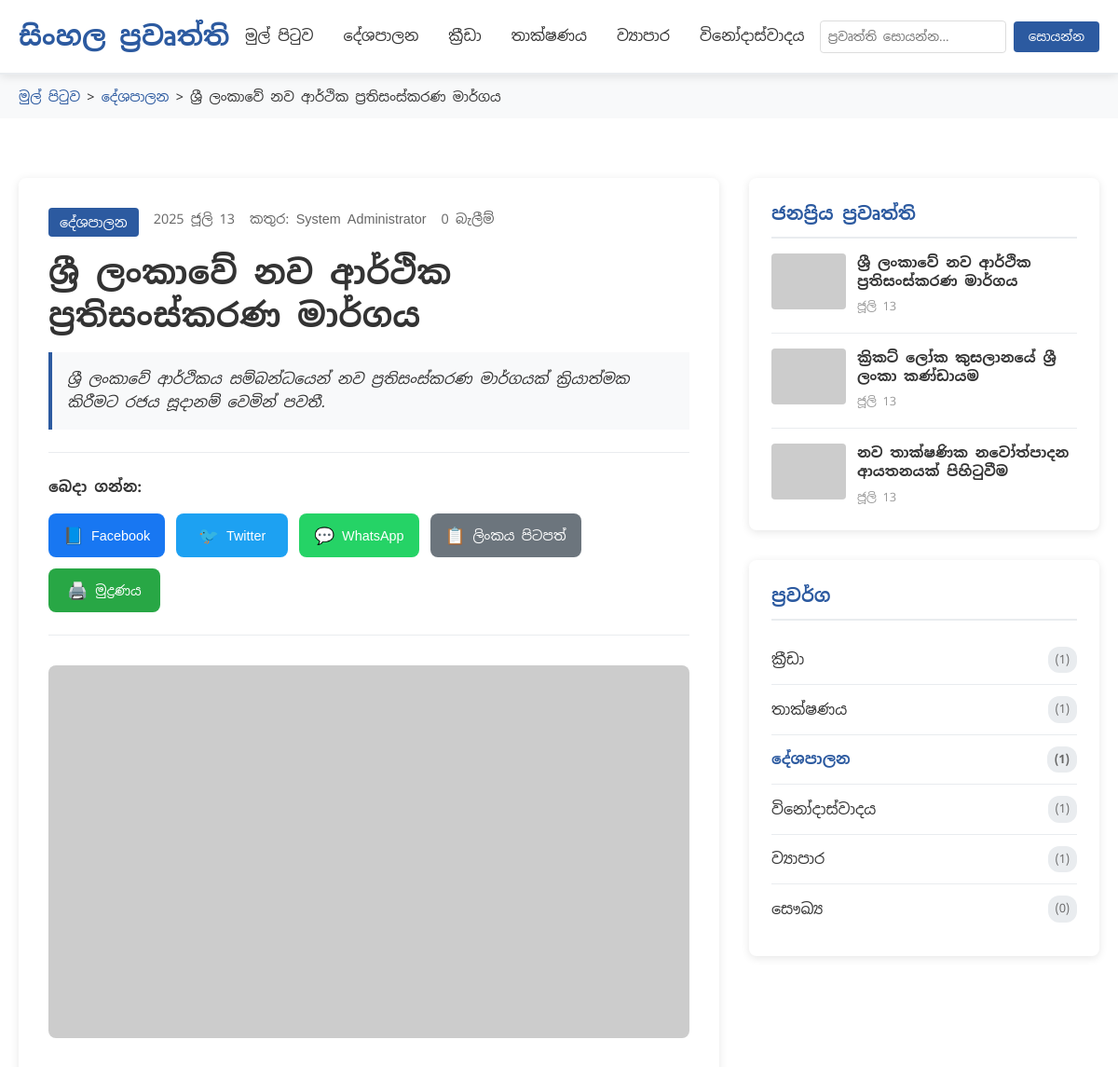
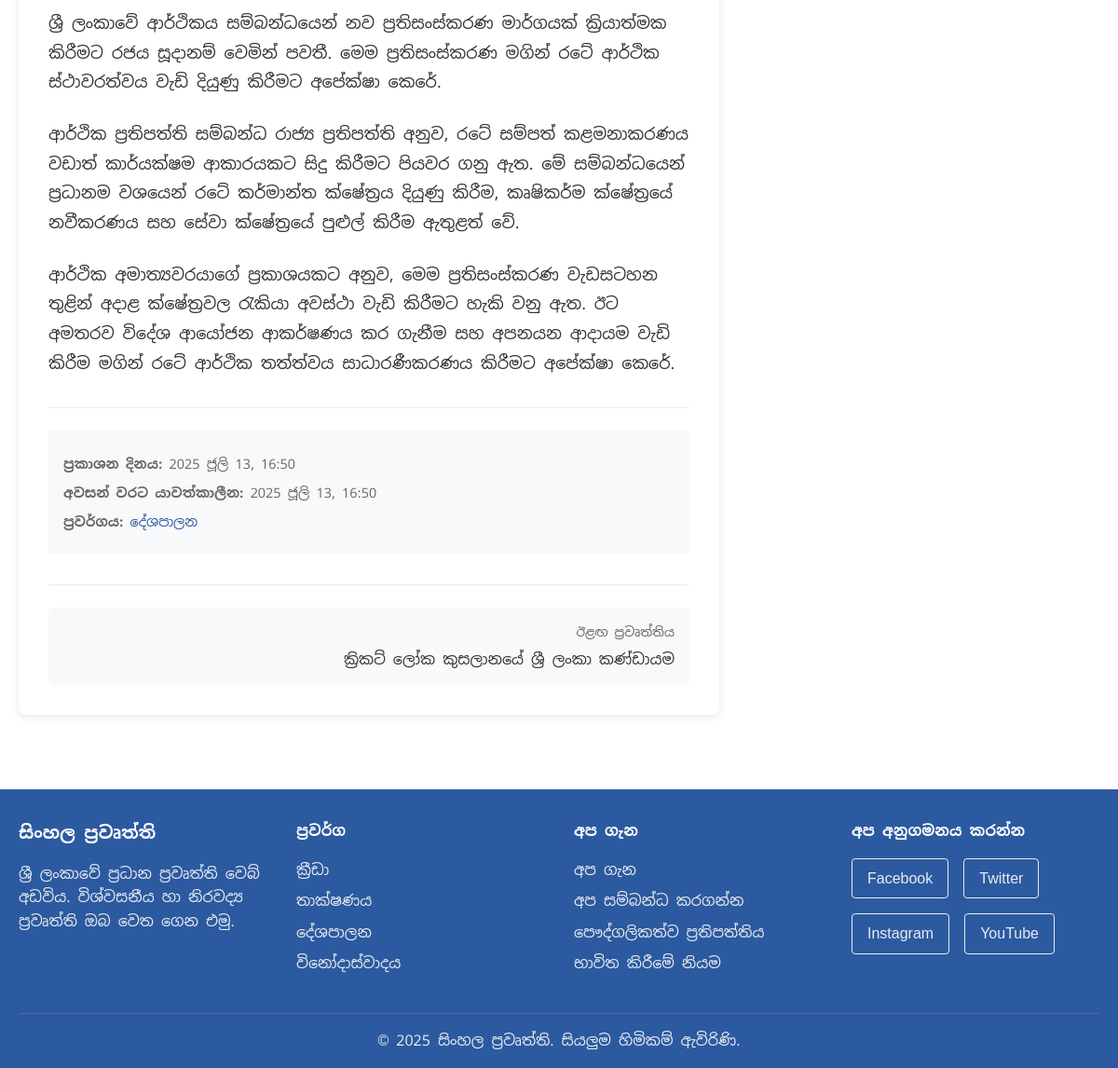
Page /article_db.php?id=1 on the committed database (2 pictures, top to bottom).
### tables this page shows
CREATE TABLE articles (
    id INT AUTO_INCREMENT PRIMARY KEY,
    title VARCHAR(255) NOT NULL,
    slug VARCHAR(255) UNIQUE NOT NULL,
    summary TEXT,
    content LONGTEXT NOT NULL,
    category_id INT,
    author_id INT,
    image_url VARCHAR(500),
    status ENUM('draft', 'published', 'archived') DEFAULT 'draft',
    featured BOOLEAN DEFAULT FALSE,
    views INT DEFAULT 0,
    created_at TIMESTAMP DEFAULT CURRENT_TIMESTAMP,
    updated_at TIMESTAMP DEFAULT CURRENT_TIMESTAMP ON UPDATE CURRENT_TIMESTAMP,
    published_at TIMESTAMP NULL,
    FOREIGN KEY (category_id) REFERENCES categories(id) ON DELETE SET NULL,
    FOREIGN KEY (author_id) REFERENCES users(id) ON DELETE SET NULL,
    INDEX idx_status (status),
    INDEX idx_category (category_id),
    INDEX idx_featured (featured),
    INDEX idx_published_at (published_at),
    FULLTEXT(title, summary, content)
);

CREATE TABLE categories (
    id INT AUTO_INCREMENT PRIMARY KEY,
    name VARCHAR(100) NOT NULL,
    name_sinhala VARCHAR(100) NOT NULL,
    slug VARCHAR(100) UNIQUE NOT NULL,
    description TEXT,
    article_count INT DEFAULT 0,
    created_at TIMESTAMP DEFAULT CURRENT_TIMESTAMP,
    updated_at TIMESTAMP DEFAULT CURRENT_TIMESTAMP ON UPDATE CURRENT_TIMESTAMP
);

CREATE TABLE users (
    id INT AUTO_INCREMENT PRIMARY KEY,
    username VARCHAR(50) UNIQUE NOT NULL,
    email VARCHAR(100) UNIQUE NOT NULL,
    password_hash VARCHAR(255) NOT NULL,
    full_name VARCHAR(100),
    role ENUM('admin', 'editor', 'author') DEFAULT 'author',
    status ENUM('active', 'inactive') DEFAULT 'active',
    created_at TIMESTAMP DEFAULT CURRENT_TIMESTAMP,
    updated_at TIMESTAMP DEFAULT CURRENT_TIMESTAMP ON UPDATE CURRENT_TIMESTAMP
);

### includes/Database.php (called while the page is built, shortened)
<?php
class Database {
    private $connection;
    private $host;
    private $username;
    private $password;
    private $database;
    public function __construct() {
        $this->host = DB_HOST;
        $this->username = DB_USERNAME;
        $this->password = DB_PASSWORD;
        $this->database = DB_NAME;
    }
    private function connect() {
        try {
            $this->connection = new mysqli($this->host, $this->username, $this->password, $this->database);
            $this->connection->set_charset(DB_CHARSET);
        } catch (Exception $e) {
            error_log("Database connection error: " . $e->getMessage());
            throw $e;
        }
    }
    private function execute($query, $params = []) {
        $stmt = $this->connection->prepare($query);
        if (!empty($params)) {
            $types = '';
            foreach ($params as $param) {
                if (is_int($param)) {
                    $types .= 'i';
                } elseif (is_float($param)) {
                    $types .= 'd';
                } else {
                    $types .= 's';
                }
            }
            $stmt->bind_param($types, ...$params);
        }
        if (!$stmt->execute()) {
            throw new Exception("Execute failed: " . $stmt->error);
        }
        return $stmt;
    }
    public function getArticle($id) {
        $query = "SELECT a.*, c.name_sinhala as category_name, c.slug as category_slug, u.full_name as author_name
                  FROM articles a
                  LEFT JOIN categories c ON a.category_id = c.id
                  LEFT JOIN users u ON a.author_id = u.id
                  WHERE a.id = ?";
        $stmt = $this->execute($query, [$id]);
        $result = $stmt->get_result();
        return $result->fetch_assoc();
    }
    public function getPopularArticles($limit = 5) {
        $query = "SELECT a.*, c.name_sinhala as category_name
                  FROM articles a
                  LEFT JOIN categories c ON a.category_id = c.id
                  WHERE a.status = 'published'
                  ORDER BY a.views DESC, a.published_at DESC
                  LIMIT ?";
        $stmt = $this->execute($query, [$limit]);
        $result = $stmt->get_result();
        return $result->fetch_all(MYSQLI_ASSOC);
    }
    public function getCategories() {
        $query = "SELECT * FROM categories ORDER BY name_sinhala";
        $stmt = $this->execute($query);
        $result = $stmt->get_result();
        return $result->fetch_all(MYSQLI_ASSOC);
    }
    public function getAdjacentArticle($current_id, $direction = 'prev') {
        if ($direction === 'prev') {
            $query = "SELECT id, title FROM articles WHERE id < ? AND status = 'published' ORDER BY id DESC LIMIT 1";
        } else {
            $query = "SELECT id, title FROM articles WHERE id > ? AND status = 'published' ORDER BY id ASC LIMIT 1";
        }
        $stmt = $this->execute($query, [$current_id]);
        $result = $stmt->get_result();
        return $result->fetch_assoc();
    }
}
?>

### includes/config.php (called while the page is built, shortened)
<?php
require_once __DIR__ . '/Database.php';
function format_date($date, $format = 'Y-m-d H:i:s') {
    $datetime = new DateTime($date);
    return $datetime->format($format);
}
?>

### article_db.php (the view, shortened to what this page needs)
<?php
require_once 'includes/config.php';
$article_id = (int)($_GET['id'] ?? 0);
try {
    $db = new Database();
    $article = $db->getArticle($article_id);
    $db->incrementViews($article_id);
    $popular_articles = $db->getPopularArticles(3);
    $categories = $db->getCategories();
} catch (Exception $e) {
    error_log("Article page error: " . $e->getMessage());
    redirect('index_db.php');
}
?>
<!DOCTYPE html>
<html lang="si">
<head>
    <link rel="stylesheet" href="assets/css/style.css">
</head>
<body>
    <header class="header">
        <div class="container">
            <div class="header-content">
                <div class="logo">
                    <h1><a href="index_db.php" style="text-decoration: none; color: inherit;"><?= SITE_TITLE ?></a></h1>
                </div>
                <nav class="nav">
                    <ul class="nav-list">
                        <li><a href="index_db.php">මුල් පිටුව</a></li>
                        <li><a href="category_db.php?cat=politics">දේශපාලන</a></li>
                        <li><a href="category_db.php?cat=sports">ක්‍රීඩා</a></li>
                        <li><a href="category_db.php?cat=technology">තාක්ෂණය</a></li>
                        <li><a href="category_db.php?cat=business">ව්‍යාපාර</a></li>
                        <li><a href="category_db.php?cat=entertainment">විනෝදාස්වාදය</a></li>
                    </ul>
                </nav>
                <div class="search-box">
                    <form action="search_db.php" method="GET">
                        <input type="text" name="q" id="searchInput" placeholder="ප්‍රවෘත්ති සොයන්න..." required>
                        <button type="submit" id="searchBtn">සොයන්න</button>
                    </form>
                </div>
            </div>
        </div>
    </header>
    <nav class="breadcrumb">
        <div class="container">
            <a href="index_db.php">මුල් පිටුව</a> &gt;
            <a href="category_db.php?cat=<?= htmlspecialchars($article['category_slug']) ?>"><?= htmlspecialchars($article['category_name']) ?></a> &gt;
            <span><?= htmlspecialchars($article['title']) ?></span>
        </div>
    </nav>
    <main class="main">
        <div class="container">
            <div class="article-layout">
                <article class="article-content">
                    <header class="article-header">
                        <div class="article-meta">
                            <span class="category"><?= htmlspecialchars($article['category_name']) ?></span>
                            <span class="date"><?= format_date($article['published_at'], 'Y ජූලි d') ?></span>
                            <span class="author">කතුර: <?= htmlspecialchars($article['author_name']) ?></span>
                            <span class="views"><?= $article['views'] ?> බැලීම්</span>
                        </div>
                        <h1 class="article-title"><?= htmlspecialchars($article['title']) ?></h1>
                        <?php if (!empty($article['summary'])): ?>
                            <div class="article-summary">
                                <p><?= htmlspecialchars($article['summary']) ?></p>
                            </div>
                        <?php endif; ?>
                        <div class="article-share">
                            <span>බෙදා ගන්න:</span>
                            <div class="social-share-buttons">
                                <button onclick="shareToFacebook('<?= addslashes($article['title']) ?>', window.location.href)" class="social-share-btn facebook">
                                    <span class="share-icon">📘</span>
                                    Facebook
                                </button>
                                <button onclick="shareToTwitter('<?= addslashes($article['title']) ?>', window.location.href)" class="social-share-btn twitter">
                                    <span class="share-icon">🐦</span>
                                    Twitter
                                </button>
                                <button onclick="shareToWhatsApp('<?= addslashes($article['title']) ?>', window.location.href)" class="social-share-btn whatsapp">
                                    <span class="share-icon">💬</span>
                                    WhatsApp
                                </button>
                                <button onclick="copyToClipboard(window.location.href)" class="social-share-btn copy">
                                    <span class="share-icon">📋</span>
                                    ලිංකය පිටපත්
                                </button>
                                <button onclick="window.print()" class="social-share-btn print">
                                    <span class="share-icon">🖨️</span>
                                    මුද්‍රණය
                                </button>
                            </div>
                        </div>
                    </header>
                    <?php if (!empty($article['image_url'])): ?>
                        <div class="article-image">
                            <img src="<?= htmlspecialchars($article['image_url']) ?>" alt="<?= htmlspecialchars($article['title']) ?>">
                        </div>
                    <?php endif; ?>
                    <div class="article-body">
                        <?php
                        $content = htmlspecialchars($article['content']);
                        $paragraphs = explode("\n\n", $content);
                        foreach ($paragraphs as $paragraph) {
                            if (trim($paragraph)) {
                                echo '<p>' . nl2br(trim($paragraph)) . '</p>';
                            }
                        }
                        ?>
                    </div>
                    <footer class="article-footer">
                        <div class="article-info">
                            <p><strong>ප්‍රකාශන දිනය:</strong> <?= format_date($article['published_at'], 'Y ජූලි d, H:i') ?></p>
                            <p><strong>අවසන් වරට යාවත්කාලීන:</strong> <?= format_date($article['updated_at'], 'Y ජූලි d, H:i') ?></p>
                            <p><strong>ප්‍රවර්ගය:</strong> <a href="category_db.php?cat=<?= htmlspecialchars($article['category_slug']) ?>"><?= htmlspecialchars($article['category_name']) ?></a></p>
                        </div>
                    </footer>
                    <div class="article-navigation">
                        <?php
                        try {
                            $next_article = $db->getAdjacentArticle($article_id, 'next');
                        } catch (Exception $e) {
                            $prev_article = null;
                            $next_article = null;
                        }
                        ?>
                        <div class="nav-links">
                            <?php if ($next_article): ?>
                                <a href="article_db.php?id=<?= $next_article['id'] ?>" class="next-article">
                                    <span class="nav-label">ඊළඟ ප්‍රවෘත්තිය</span>
                                    <span class="nav-title"><?= htmlspecialchars($next_article['title']) ?></span>
                                </a>
                            <?php endif; ?>
                        </div>
                    </div>
                </article>
                <aside class="article-sidebar">
                    <div class="widget">
                        <h3 class="widget-title">ජනප්‍රිය ප්‍රවෘත්ති</h3>
                        <div class="popular-news">
                            <?php foreach ($popular_articles as $popular): ?>
                                <article class="popular-item">
                                    <img src="<?= htmlspecialchars($popular['image_url'] ?? 'https://via.placeholder.com/80x60/f8f9fa/6c757d?text=News') ?>"
                                         alt="<?= htmlspecialchars($popular['title']) ?>">
                                    <div class="popular-content">
                                        <h4><a href="article_db.php?id=<?= $popular['id'] ?>"><?= htmlspecialchars($popular['title']) ?></a></h4>
                                        <span class="date"><?= format_date($popular['published_at'], 'ජූලි d') ?></span>
                                    </div>
                                </article>
                            <?php endforeach; ?>
                        </div>
                    </div>
                    <div class="widget">
                        <h3 class="widget-title">ප්‍රවර්ග</h3>
                        <ul class="category-list">
                            <?php foreach ($categories as $category): ?>
                                <li>
                                    <a href="category_db.php?cat=<?= htmlspecialchars($category['slug']) ?>"
                                       <?= $category['id'] == $article['category_id'] ? 'class="current"' : '' ?>>
                                        <?= htmlspecialchars($category['name_sinhala']) ?>
                                        <span>(<?= $category['article_count'] ?>)</span>
                                    </a>
                                </li>
                            <?php endforeach; ?>
                        </ul>
                    </div>
                </aside>
            </div>
        </div>
    </main>
    <footer class="footer">
        <div class="container">
            <div class="footer-content">
                <div class="footer-section">
                    <h3><?= SITE_TITLE ?></h3>
                    <p><?= SITE_TAGLINE ?>. විශ්වසනීය හා නිරවද්‍ය ප්‍රවෘත්ති ඔබ වෙත ගෙන එමු.</p>
                </div>
                <div class="footer-section">
                    <h4>ප්‍රවර්ග</h4>
                    <ul>
                        <?php foreach (array_slice($categories, 0, 4) as $category): ?>
                            <li><a href="category_db.php?cat=<?= htmlspecialchars($category['slug']) ?>"><?= htmlspecialchars($category['name_sinhala']) ?></a></li>
                        <?php endforeach; ?>
                    </ul>
                </div>
                <div class="footer-section">
                    <h4>අප ගැන</h4>
                    <ul>
                        <li><a href="about.html">අප ගැන</a></li>
                        <li><a href="contact.html">අප සම්බන්ධ කරගන්න</a></li>
                        <li><a href="privacy.html">පෞද්ගලිකත්ව ප්‍රතිපත්තිය</a></li>
                        <li><a href="terms.html">භාවිත කිරීමේ නියම</a></li>
                    </ul>
                </div>
                <div class="footer-section">
                    <h4>අප අනුගමනය කරන්න</h4>
                    <div class="social-links">
                        <a href="#" class="social-link">Facebook</a>
                        <a href="#" class="social-link">Twitter</a>
                        <a href="#" class="social-link">Instagram</a>
                        <a href="#" class="social-link">YouTube</a>
                    </div>
                </div>
            </div>
            <div class="footer-bottom">
                <p>&copy; 2025 <?= SITE_TITLE ?>. සියලුම හිමිකම් ඇවිරිණි.</p>
            </div>
        </div>
    </footer>
</body>
</html>

### rows in the picture
articles: category.name_sinhala "දේශපාලන", title "ශ්‍රී ලංකාවේ නව ආර්ථික ප්‍රතිසංස්කරණ මාර්ගය", published_at "2025 ජූලි 13", author.full_name "System Administrator", views "0", summary "ශ්‍රී ලංකාවේ ආර්ථිකය සම්බන්ධයෙන් නව ප්‍රතිසංස්කරණ මාර්ගයක් ක්‍රියාත්මක කිරීමට රජය සූදානම් වෙමින් පවතී.", content "ශ්‍රී ලංකාවේ ආර්ථිකය සම්බන්ධයෙන් නව ප්‍රතිසංස්කරණ මාර්ගයක් ක්‍රියාත්මක කිරීමට රජය සූදානම් වෙමින් පවතී. මෙම ප්‍රතිසංස්කරණ මගින් රටේ ආර්ථික ස්ථාවරත්වය වැඩි දියුණු කිරීමට අපේක්ෂා කෙරේ.", content "ආර්ථික ප්‍රතිපත්ති සම්බන්ධ රාජ්‍ය ප්‍රතිපත්ති අනුව, රටේ සම්පත් කළමනාකරණය වඩාත් කාර්යක්ෂම ආකාරයකට සිදු කිරීමට පියවර ගනු ඇත. මේ සම්බන්ධයෙන් ප්‍රධානම වශයෙන් රටේ කර්මාන්ත ක්ෂේත්‍රය දියුණු කිරීම, කෘෂිකර්ම ක්ෂේත්‍රයේ නවීකරණය සහ සේවා ක්ෂේත්‍රයේ පුළුල් කිරීම ඇතුළත් වේ.", content "ආර්ථික අමාත්‍යවරයාගේ ප්‍රකාශයකට අනුව, මෙම ප්‍රතිසංස්කරණ වැඩසටහන තුළින් අදාළ ක්ෂේත්‍රවල රැකියා අවස්ථා වැඩි කිරීමට හැකි වනු ඇත. ඊට අමතරව විදේශ ආයෝජන ආකර්ෂණය කර ගැනීම සහ අපනයන ආදායම වැඩි කිරීම මගින් රටේ ආර්ථික තත්ත්වය සාධාරණීකරණය කිරීමට අපේක්ෂා කෙරේ.", published_at "2025 ජූලි 13, 16:50", updated_at "2025 ජූලි 13, 16:50", published_at "ජූලි 13"
articles: title "ක්‍රිකට් ලෝක කුසලානයේ ශ්‍රී ලංකා කණ්ඩායම", published_at "ජූලි 13"
articles: title "නව තාක්ෂණික නවෝත්පාදන ආයතනයක් පිහිටුවීම", published_at "ජූලි 13"
categories: name_sinhala "ක්‍රීඩා", article_count "1"
categories: name_sinhala "තාක්ෂණය", article_count "1"
categories: name_sinhala "දේශපාලන", article_count "1"
categories: name_sinhala "විනෝදාස්වාදය", article_count "1"
categories: name_sinhala "ව්‍යාපාර", article_count "1"
categories: name_sinhala "සෞඛ්‍ය", article_count "0"

### other values in the picture
SITE_TITLE "සිංහල ප්‍රවෘත්ති"
SITE_TAGLINE "ශ්‍රී ලංකාවේ ප්‍රධාන ප්‍රවෘත්ති වෙබ් අඩවිය"
